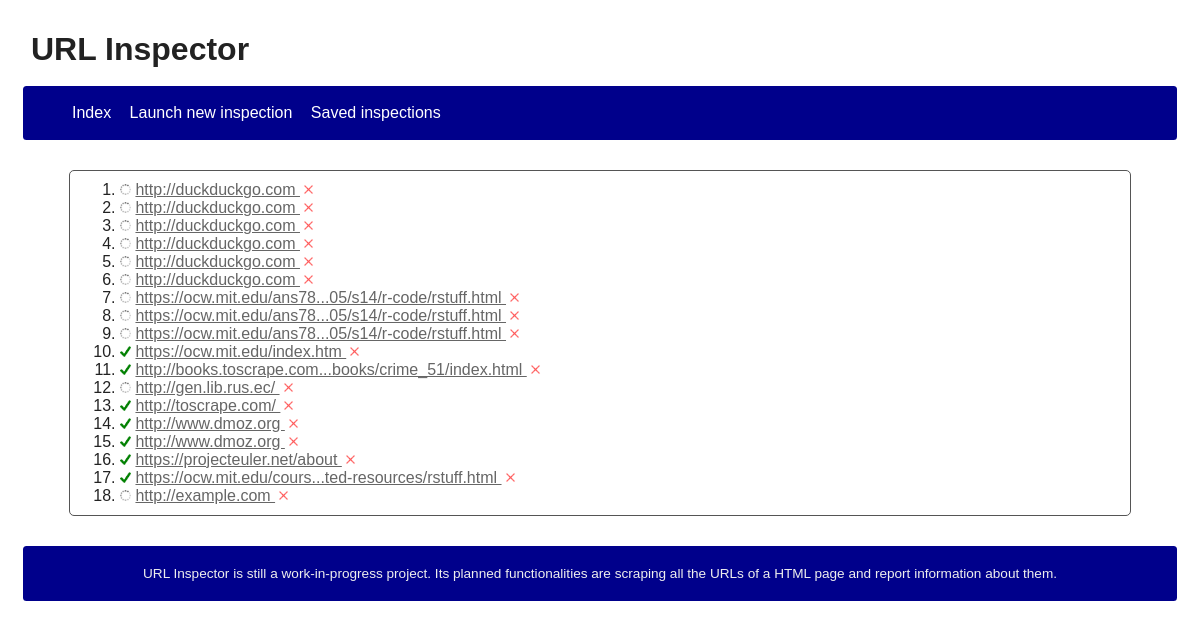
/inspections, run on an earlier commit of the app's database.
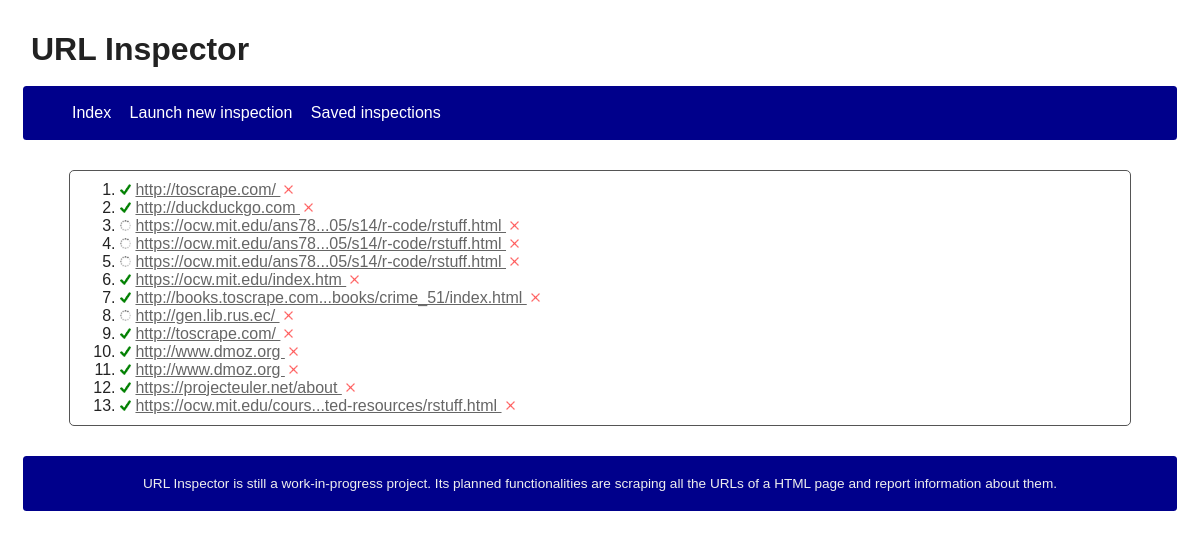
And on a later commit of the database.
### URLInspectorApp/models.py (models this page shows, shortened)
class Extraction(models.Model):
    STARTED = "started"
    TERMINATED = "terminated"
    CANCELLED = "cancelled"
    choices_status = (
        (STARTED, "Started"),
        (TERMINATED, "Terminated"),
        (CANCELLED, "Cancelled"),
    )
    url = models.URLField()
    start_date = models.DateTimeField(default=timezone.now)
    status = models.CharField(
        max_length=16,
        choices=choices_status,
        default=STARTED
    )

### URLInspectorApp/views.py (the view)
# urls.py: url(r"^inspections$", views.SavedInspectionsView.as_view(), name="inspections_saved"),
class SavedInspectionsView(ListView, GlobalContextMixin):
    template_name = template_root + "/inspections_saved.html"
    context_object_name = "extractions"
    model = Extraction

### URLInspectorApp/templatetags/ui_utils.py (called while the page is built)
@register.filter()
@stringfilter
def truncate_chars_middle(text, limit, sep="..."):
    if not text or limit < 0:
        return ""
    length = len(text)
    if length < limit:
        return text
    else:
        first_half = ceil(limit / 2)
        second_half = length - floor(limit / 2)
        return text[:first_half] + sep + text[second_half:]

### URLInspectorApp/views.py (called while the page is built)
    def get_context_data(self, **kwargs):
        super_context = super(GlobalContextMixin, self).get_context_data(**kwargs)
        context = self.global_context.copy()
        context.update(super_context)
        return context

### URLInspectorApp/templates/url_inspector/inspections_saved.html (shortened to what this page needs)
{% extends "url_inspector/base.html" %}
{% load static %}
{% load ui_utils %}
{% block content %}
    {% if extractions %}
        <ol>
            {% for e in extractions|dictsortreversed:"start_date" %}
                <li>
                    <img
                        {% with suffix=e.status|add:'.png' %}
                            src="{% static 'url_inspector/status_'|add:suffix %}"
                        {% endwith %}
                    >
                    <a
                        href="{% url 'url_inspector:inspection' e.id %}"
                        {% if e.url|length > length_url_max %}
                            title="{{ e.url }}"
                        {% endif %}
                    >
                        {{ e.url|truncate_chars_middle:length_url_max }}
                    </a>
                    <a
                        href="{% url 'url_inspector:inspection_delete' e.id %}"
                        title="Delete"
                    >
                        <img
                            src="{% static 'url_inspector/red_cross.png' %}"
                            alt="X"
                            class="button-delete"
                        >
                    </a>
                </li>
            {% endfor %}
        </ol>
    {% else %}
        <p>No page has still been examined.</p>
    {% endif %}
{% endblock %}

### URLInspectorApp/templates/url_inspector/base.html (shortened to what this page needs)
<html>
{% load static %}
<head>
    <link type="text/css" rel="stylesheet" href="{% static 'url_inspector/style.css' %}">
</head>
<body>
<h1 id="base-title">URL Inspector</h1>
<nav>
    <ul>
        <li><a href="/">Index</a></li>
        <li><a href="{% url 'url_inspector:inspection_pre_new' %}">Launch new inspection</a></li>
        <li><a href="{% url 'url_inspector:inspections_saved' %}">Saved inspections</a></li>
    </ul>
</nav>
<main>
    {% block content %}
    {% endblock %}
</main>
<footer>
    URL Inspector is still a work-in-progress project. Its planned functionalities are scraping all the URLs
    of a HTML page and report information about them.
</footer>
</body>
</html>

### URLInspectorApp/static/url_inspector/style.css (style rules this page uses)
body { font-family: "Cantarell", "Liberation Sans"; color: #222; padding: 5px; }
body > #base-title { padding: 8px; }
body > * { margin: 10px; }
body a { color: #666; }
main { margin: 30px; margin-left: 3.5em; margin-right: 3.5em; border: 1px #555 solid; border-radius: 5px; }
main > * { margin: 10px; }
body > nav { background-color: darkblue; border-radius: 3.5px; padding: 2px; }
body > nav li { display: inline; padding: 7px; }
body > nav a { color: white; text-decoration: none; }
body > footer { color: #EEE; background-color: darkblue; font-size: 85%; text-align: center; border-radius: 3.5px; padding: 20px; }

### URLInspectorApp/templates/url_inspector/inspections_saved.html (style rules this page uses)
li img { width: 11px; height: 11px; }
.button-delete { margin-left: 3px; filter: opacity(65%); }

What changed in the data, as far as the page shows it:
removed Extraction: status (picture), url "http://duckduckgo.com"
removed Extraction: status (picture), url "http://duckduckgo.com"
removed Extraction: status (picture), url "http://duckduckgo.com"
removed Extraction: status (picture), url "http://duckduckgo.com"
removed Extraction: status (picture), url "http://duckduckgo.com"
removed Extraction: status (picture), url "http://duckduckgo.com"
removed Extraction: status (picture), url "http://example.com"
added Extraction: status (picture), url "http://toscrape.com/"
added Extraction: status (picture), url "http://duckduckgo.com"
